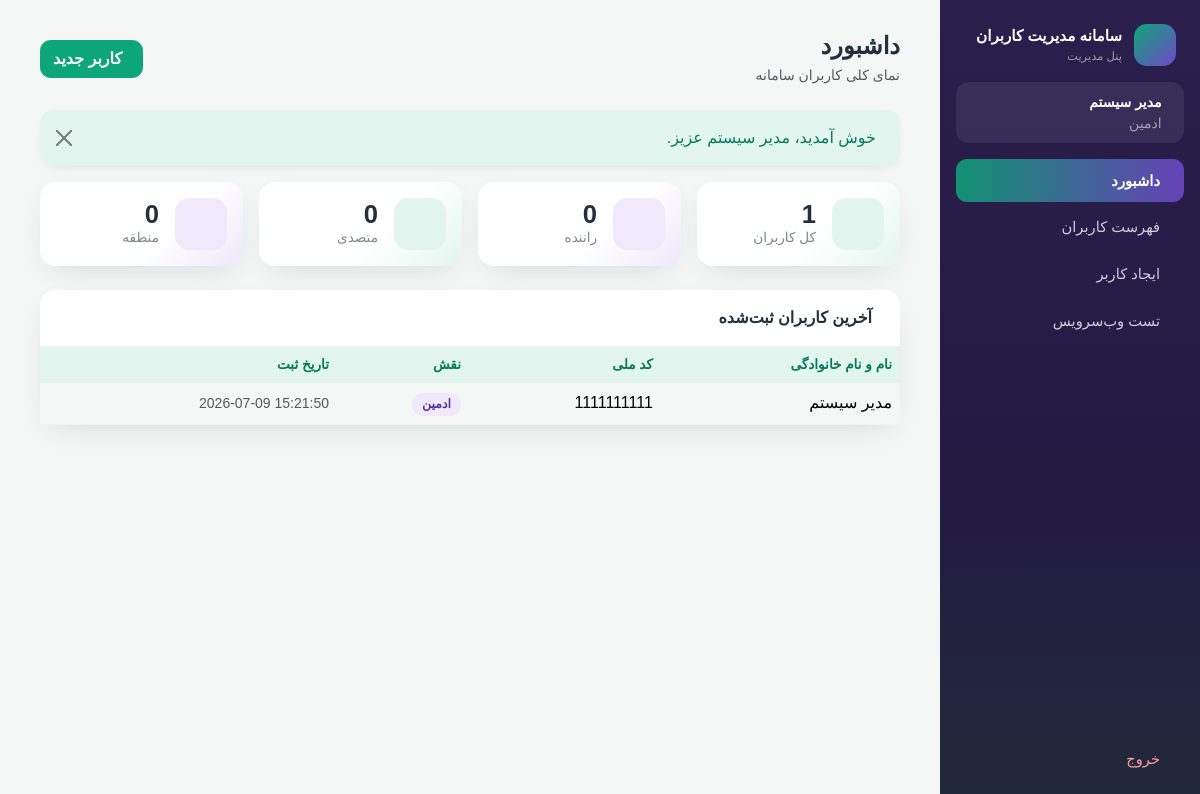
/dashboard.php (signed in), run on the app's committed database.
### tables this page shows
CREATE TABLE IF NOT EXISTS `users` (
  `id` INT UNSIGNED NOT NULL AUTO_INCREMENT,
  `national_code` VARCHAR(10) NOT NULL,
  `first_name` VARCHAR(100) NOT NULL,
  `last_name` VARCHAR(100) NOT NULL,
  `password` VARCHAR(255) NOT NULL,
  `user_type` ENUM('admin','driver','operator','region') NOT NULL DEFAULT 'driver',
  `created_at` TIMESTAMP NOT NULL DEFAULT CURRENT_TIMESTAMP,
  `updated_at` TIMESTAMP NOT NULL DEFAULT CURRENT_TIMESTAMP ON UPDATE CURRENT_TIMESTAMP,
  PRIMARY KEY (`id`),
  UNIQUE KEY `uq_national_code` (`national_code`)
);

### config/db.php (called while the page is built, shortened)
<?php
function db(): PDO
{
    static $pdo = null;
    if ($pdo === null) {
        $dsn = 'mysql:host=' . DB_HOST . ';dbname=' . DB_NAME . ';charset=' . DB_CHARSET;
        try {
            $pdo = new PDO($dsn, DB_USER, DB_PASS, [
                PDO::ATTR_ERRMODE            => PDO::ERRMODE_EXCEPTION,
                PDO::ATTR_DEFAULT_FETCH_MODE => PDO::FETCH_ASSOC,
                PDO::ATTR_EMULATE_PREPARES   => false,
            ]);
        } catch (PDOException $e) {
            error_log('DB connection error: ' . $e->getMessage());
            http_response_code(500);
            exit('خطا در ارتباط با پایگاه داده. لطفاً بعداً تلاش کنید.');
        }
    }
    return $pdo;
}

### dashboard.php (the view, shortened to what this page needs)
<?php
require_once __DIR__ . '/config/db.php';
$counts = ['total' => 0, 'admin' => 0, 'driver' => 0, 'operator' => 0, 'region' => 0];
$latest = [];
try {
    $rows = db()->query('SELECT user_type, COUNT(*) AS c FROM users GROUP BY user_type')->fetchAll();
    foreach ($rows as $row) {
        $counts[$row['user_type']] = (int)$row['c'];
        $counts['total'] += (int)$row['c'];
    }
    $latest = db()->query('SELECT national_code, first_name, last_name, user_type, created_at FROM users ORDER BY created_at DESC LIMIT 5')->fetchAll();
} catch (PDOException $e) {
    error_log('Dashboard error: ' . $e->getMessage());
    set_flash('danger', 'خطایی در دریافت اطلاعات رخ داد.');
}
$active = 'dashboard';
require __DIR__ . '/includes/header.php';
?>
<div class="d-flex flex-wrap align-items-center justify-content-between gap-2 mb-4">
  <div>
    <h1 class="h4 fw-bold mb-1">داشبورد</h1>
    <p class="text-muted small mb-0">نمای کلی کاربران سامانه</p>
  </div>
  <a href="<?= BASE_URL ?>/users/create.php" class="btn btn-primary d-flex align-items-center gap-2">
    <span class="iconify" data-icon="solar:user-plus-rounded-bold"></span> کاربر جدید
  </a>
</div>
<?= render_flash() ?>
<div class="row g-3 mb-4">
  <div class="col-6 col-lg-3">
    <div class="card stat-card stat-jade h-100">
      <div class="card-body d-flex align-items-center gap-3">
        <span class="stat-icon"><span class="iconify" data-icon="solar:users-group-two-rounded-bold"></span></span>
        <div>
          <div class="stat-number"><?= e((string)$counts['total']) ?></div>
          <div class="stat-label">کل کاربران</div>
        </div>
      </div>
    </div>
  </div>
  <div class="col-6 col-lg-3">
    <div class="card stat-card stat-purple h-100">
      <div class="card-body d-flex align-items-center gap-3">
        <span class="stat-icon"><span class="iconify" data-icon="solar:bus-bold"></span></span>
        <div>
          <div class="stat-number"><?= e((string)$counts['driver']) ?></div>
          <div class="stat-label">راننده</div>
        </div>
      </div>
    </div>
  </div>
  <div class="col-6 col-lg-3">
    <div class="card stat-card stat-jade h-100">
      <div class="card-body d-flex align-items-center gap-3">
        <span class="stat-icon"><span class="iconify" data-icon="solar:user-id-bold"></span></span>
        <div>
          <div class="stat-number"><?= e((string)$counts['operator']) ?></div>
          <div class="stat-label">متصدی</div>
        </div>
      </div>
    </div>
  </div>
  <div class="col-6 col-lg-3">
    <div class="card stat-card stat-purple h-100">
      <div class="card-body d-flex align-items-center gap-3">
        <span class="stat-icon"><span class="iconify" data-icon="solar:map-point-bold"></span></span>
        <div>
          <div class="stat-number"><?= e((string)$counts['region']) ?></div>
          <div class="stat-label">منطقه</div>
        </div>
      </div>
    </div>
  </div>
</div>
<div class="card panel-card">
  <div class="card-header d-flex align-items-center gap-2">
    <span class="fw-bold">آخرین کاربران ثبت‌شده</span>
  </div>
  <div class="card-body p-0">
    <?php if ($latest): ?>
    <div class="table-responsive">
      <table class="table table-hover align-middle mb-0">
        <thead>
          <tr>
            <th>نام و نام خانوادگی</th>
            <th>کد ملی</th>
            <th>نقش</th>
            <th>تاریخ ثبت</th>
          </tr>
        </thead>
        <tbody>
          <?php foreach ($latest as $u): ?>
          <tr>
            <td><?= e($u['first_name'] . ' ' . $u['last_name']) ?></td>
            <td class="ltr-text"><?= e($u['national_code']) ?></td>
            <td><span class="badge role-badge role-<?= e($u['user_type']) ?>"><?= e(user_type_label($u['user_type'])) ?></span></td>
            <td class="ltr-text text-muted small"><?= e($u['created_at']) ?></td>
          </tr>
          <?php endforeach; ?>
        </tbody>
      </table>
    </div>
    <?php else: ?>
      <p class="text-muted p-4 mb-0">هنوز کاربری ثبت نشده است. از دکمه «کاربر جدید» شروع کنید.</p>
    <?php endif; ?>
  </div>
</div>
<?php require __DIR__ . '/includes/footer.php'; ?>

### includes/header.php (shortened to what this page needs)
<?php
$active = $active ?? '';
?>
<!DOCTYPE html>
<html lang="fa" dir="rtl">
<head>
<link rel="stylesheet" href="https://cdn.jsdelivr.net/npm/bootstrap@5.3.3/dist/css/bootstrap.rtl.min.css">
<link rel="stylesheet" href="https://cdn.jsdelivr.net/gh/rastikerdar/vazirmatn@v33.003/Vazirmatn-font-face.css">
<link rel="stylesheet" href="<?= BASE_URL ?>/assets/css/style.css">
</head>
<body class="panel-body">
<div class="panel-wrapper">
  <aside class="sidebar" id="sidebar">
    <div class="sidebar-brand">
      <span class="brand-mark"><span class="iconify" data-icon="solar:users-group-two-rounded-bold"></span></span>
      <div>
        <div class="brand-title"><?= e(APP_NAME) ?></div>
        <div class="brand-sub">پنل مدیریت</div>
      </div>
    </div>
    <div class="sidebar-user">
      <div class="small">
        <div class="fw-bold"><?= e($_SESSION['full_name'] ?? '') ?></div>
        <div class="text-dim"><?= e(user_type_label($_SESSION['user_type'] ?? '')) ?></div>
      </div>
    </div>
    <ul class="sidebar-nav">
      <li>
        <a href="<?= BASE_URL ?>/dashboard.php" class="<?= $active === 'dashboard' ? 'active' : '' ?>">
          <span class="iconify" data-icon="solar:widget-5-bold"></span> داشبورد
        </a>
      </li>
      <li>
        <a href="<?= BASE_URL ?>/users/list.php" class="<?= $active === 'list' ? 'active' : '' ?>">
          <span class="iconify" data-icon="solar:users-group-rounded-bold"></span> فهرست کاربران
        </a>
      </li>
      <li>
        <a href="<?= BASE_URL ?>/users/create.php" class="<?= $active === 'create' ? 'active' : '' ?>">
          <span class="iconify" data-icon="solar:user-plus-rounded-bold"></span> ایجاد کاربر
        </a>
      </li>
      <li>
        <a href="<?= BASE_URL ?>/api_test.php" class="<?= $active === 'api' ? 'active' : '' ?>">
          <span class="iconify" data-icon="solar:code-square-bold"></span> تست وب‌سرویس
        </a>
      </li>
      <li class="mt-auto">
        <a href="<?= BASE_URL ?>/logout.php" class="text-danger-link">
          <span class="iconify" data-icon="solar:logout-2-bold"></span> خروج
        </a>
      </li>
    </ul>
  </aside>
  <main class="panel-content">

### helpers/functions.php (shortened to what this page needs)
<?php
function e(?string $value): string
{
    return htmlspecialchars((string)$value, ENT_QUOTES, 'UTF-8');
}
function get_flash(): ?array
{
    if (!empty($_SESSION['flash'])) {
        $flash = $_SESSION['flash'];
        return $flash;
    }
    return null;
}
function render_flash(): string
{
    $flash = get_flash();
    $icons = [
        'success' => 'solar:check-circle-bold',
        'danger'  => 'solar:close-circle-bold',
        'warning' => 'solar:danger-triangle-bold',
        'info'    => 'solar:info-circle-bold',
    ];
    $icon = $icons[$flash['type']] ?? $icons['info'];
    return '<div class="alert alert-' . e($flash['type']) . ' alert-dismissible fade show d-flex align-items-center gap-2" role="alert">'
        . '<span class="iconify fs-5" data-icon="' . $icon . '"></span>'
        . '<div>' . e($flash['message']) . '</div>'
        . '<button type="button" class="btn-close" data-bs-dismiss="alert" aria-label="بستن"></button>'
        . '</div>';
}
function user_type_label(string $type): string
{
    return USER_TYPES[$type] ?? $type;
}

### includes/footer.php (shortened to what this page needs)
  </main>
</div>
</body>
</html>

### assets/css/style.css (style rules this page uses)
:root { --jade: #0da678; --jade-dark: #087a58; --jade-soft: #e2f6ef; --purple: #7048c8; --purple-dark: #56349e; --purple-soft: #efe9fb; --ink: #22303e; --dim: #7a8794; --surface: #f4f7f6; --card-radius: 1rem; --soft-shadow: 0 10px 30px -12px rgba(34, 48, 62, 0.18); --bs-primary: var(--jade); --bs-primary-rgb: 13, 166, 120; --bs-body-font-family: 'Vazirmatn', Tahoma, sans-serif; --bs-body-color: var(--ink); --bs-body-bg: var(--surface); }
* { font-family: 'Vazirmatn', Tahoma, sans-serif; }
body { background: var(--surface); color: var(--ink); }
.btn-primary { --bs-btn-bg: var(--jade); --bs-btn-border-color: var(--jade); --bs-btn-hover-bg: var(--jade-dark); --bs-btn-hover-border-color: var(--jade-dark); --bs-btn-active-bg: var(--jade-dark); --bs-btn-active-border-color: var(--jade-dark); --bs-btn-focus-shadow-rgb: 13, 166, 120; border-radius: .65rem; font-weight: 600; }
.panel-wrapper { display: flex; min-height: 100vh; }
.panel-content { flex: 1; padding: 1.5rem; min-width: 0; }
@media (min-width: 992px) { .panel-content { padding: 2rem 2.5rem; } }
.sidebar { width: 260px; flex-shrink: 0; background: linear-gradient(180deg, #2a1f4d 0%, #241a42 60%, #1d3a32 140%); color: #fff; display: flex; flex-direction: column; padding: 1.25rem 1rem; position: sticky; top: 0; height: 100vh; }
.sidebar-brand { display: flex; align-items: center; gap: .75rem; padding: .25rem .5rem 1rem; }
.brand-mark { width: 42px; height: 42px; display: grid; place-items: center; border-radius: .8rem; background: linear-gradient(135deg, var(--jade), var(--purple)); font-size: 1.4rem; color: #fff; flex-shrink: 0; }
.brand-title { font-weight: 800; font-size: .95rem; }
.brand-sub { font-size: .72rem; color: rgba(255,255,255,.55); }
.sidebar-user { display: flex; align-items: center; gap: .6rem; background: rgba(255,255,255,.07); border-radius: .8rem; padding: .6rem .8rem; margin-bottom: 1rem; }
.text-dim { color: rgba(255,255,255,.55); }
.sidebar-nav { list-style: none; padding: 0; margin: 0; display: flex; flex-direction: column; gap: .25rem; flex: 1; }
.sidebar-nav a { display: flex; align-items: center; gap: .6rem; color: rgba(255,255,255,.78); text-decoration: none; padding: .65rem .9rem; border-radius: .7rem; font-size: .92rem; transition: background .15s, color .15s; }
.sidebar-nav a.active { background: linear-gradient(90deg, rgba(13,166,120,.85), rgba(112,72,200,.85)); color: #fff; font-weight: 700; }
.text-danger-link { color: #ff9d9d !important; }
.panel-card { border: 0; border-radius: var(--card-radius); box-shadow: var(--soft-shadow); background: #fff; }
.panel-card .card-header { background: #fff; border-bottom: 1px solid #eef2f0; border-radius: var(--card-radius) var(--card-radius) 0 0 !important; padding: 1rem 1.25rem; }
.stat-card { border: 0; border-radius: var(--card-radius); box-shadow: var(--soft-shadow); }
.stat-icon { width: 52px; height: 52px; display: grid; place-items: center; border-radius: .9rem; font-size: 1.6rem; flex-shrink: 0; }
.stat-jade { background: linear-gradient(135deg, #ffffff 60%, var(--jade-soft)); }
.stat-jade .stat-icon { background: var(--jade-soft); color: var(--jade-dark); }
.stat-purple { background: linear-gradient(135deg, #ffffff 60%, var(--purple-soft)); }
.stat-purple .stat-icon { background: var(--purple-soft); color: var(--purple-dark); }
.stat-number { font-size: 1.6rem; font-weight: 800; line-height: 1.1; }
.stat-label { color: var(--dim); font-size: .85rem; }
.table thead th { background: var(--jade-soft); color: var(--jade-dark); font-weight: 700; font-size: .85rem; border: 0; white-space: nowrap; }
.table td { border-color: #f0f3f2; }
.ltr-text { direction: ltr; text-align: right; font-variant-numeric: tabular-nums; }
.role-badge { font-weight: 600; font-size: .78rem; padding: .4em .8em; border-radius: 2rem; }
.role-admin { background: var(--purple-soft); color: var(--purple-dark); }
.alert { border: 0; border-radius: .8rem; box-shadow: 0 4px 14px -8px rgba(34,48,62,.2); }
.alert-success { background: var(--jade-soft); color: var(--jade-dark); }

### data on the page
users: first_name+last_name "مدیر سیستم", national_code "1111111111", user_type "ادمین", created_at "2026-07-09 15:21:50"

### other printed values
APP_NAME "سامانه مدیریت کاربران"
$_SESSION['full_name'] "مدیر سیستم"
user_type_label($_SESSION['user_type'] ?? '') "ادمین"
$flash['message'] "خوش آمدید، مدیر سیستم عزیز."
$counts['total'] "1"
$counts['driver'] "0"
$counts['operator'] "0"
$counts['region'] "0"
